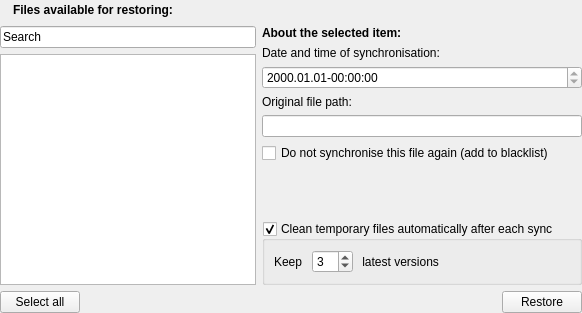
      <widget class="QWidget" name="page_2">
       <layout class="QGridLayout">
        <property name="margin">
         <number>0</number>
        </property>
        <item row="0" column="0" colspan="2">
         <layout class="QGridLayout">
          <item row="0" column="1">
           <widget class="QLabel" name="label">
            <property name="text">
             <string>&lt;b&gt;Files available for restoring:&lt;/b&gt;</string>
            </property>
           </widget>
          </item>
          <item row="0" column="0">
           <widget class="QLabel" name="label_5">
            <property name="pixmap">
             <pixmap resource="../resources.qrc">:/new/prefix1/images/Restore16.png</pixmap>
            </property>
           </widget>
          </item>
          <item row="0" column="2">
           <spacer>
            <property name="orientation">
             <enum>Qt::Horizontal</enum>
            </property>
            <property name="sizeHint" stdset="0">
             <size>
              <width>40</width>
              <height>20</height>
             </size>
            </property>
           </spacer>
          </item>
         </layout>
        </item>
        <item row="1" column="0">
         <layout class="QGridLayout">
          <item row="1" column="0">
           <widget class="ExtendedListWidget" name="restore_list">
            <property name="statusTip">
             <string>List of files available for restoring</string>
            </property>
           </widget>
          </item>
          <item row="2" column="0">
           <layout class="QGridLayout">
            <item row="0" column="0">
             <widget class="QPushButton" name="selTmpAllBtn">
              <property name="statusTip">
               <string>Select all temporary files</string>
              </property>
              <property name="text">
               <string>Select all</string>
              </property>
             </widget>
            </item>
            <item row="0" column="1">
             <spacer>
              <property name="orientation">
               <enum>Qt::Horizontal</enum>
              </property>
              <property name="sizeHint" stdset="0">
               <size>
                <width>40</width>
                <height>20</height>
               </size>
              </property>
             </spacer>
            </item>
           </layout>
          </item>
          <item row="0" column="0">
           <widget class="ExtendedLineEdit" name="restore_search">
            <property name="text">
             <string>Search</string>
            </property>
           </widget>
          </item>
         </layout>
        </item>
        <item row="1" column="1">
         <layout class="QGridLayout">
          <item row="5" column="0">
           <widget class="QLineEdit" name="path_of_syncfile">
            <property name="acceptDrops">
             <bool>false</bool>
            </property>
            <property name="statusTip">
             <string>Original file path</string>
            </property>
            <property name="readOnly">
             <bool>true</bool>
            </property>
           </widget>
          </item>
          <item row="6" column="0">
           <widget class="QCheckBox" name="to_black_list">
            <property name="statusTip">
             <string>Add file to blacklist</string>
            </property>
            <property name="text">
             <string>Do not synchronise this file again (add to blacklist)</string>
            </property>
           </widget>
          </item>
          <item row="2" column="0">
           <widget class="QLabel" name="label_3">
            <property name="text">
             <string>Date and time of synchronisation:</string>
            </property>
           </widget>
          </item>
          <item row="4" column="0">
           <widget class="QLabel" name="label_4">
            <property name="text">
             <string>Original file path:</string>
            </property>
           </widget>
          </item>
          <item row="1" column="0">
           <widget class="QLabel" name="label_2">
            <property name="text">
             <string>&lt;b&gt;About the selected item:&lt;/b&gt;</string>
            </property>
           </widget>
          </item>
          <item row="3" column="0">
           <widget class="QDateTimeEdit" name="date_of_sync">
            <property name="statusTip">
             <string>Date and time of synchronisation</string>
            </property>
            <property name="readOnly">
             <bool>true</bool>
            </property>
            <property name="displayFormat">
             <string>yyyy.MM.dd-hh:mm:ss</string>
            </property>
           </widget>
          </item>
          <item row="7" column="0">
           <spacer>
            <property name="orientation">
             <enum>Qt::Vertical</enum>
            </property>
            <property name="sizeHint" stdset="0">
             <size>
              <width>20</width>
              <height>40</height>
             </size>
            </property>
           </spacer>
          </item>
          <item row="11" column="0">
           <layout class="QGridLayout">
            <item row="0" column="1">
             <widget class="QPushButton" name="restore_files">
              <property name="statusTip">
               <string>Restore selected files</string>
              </property>
              <property name="text">
               <string>Restore</string>
              </property>
              <property name="icon">
               <iconset resource="../resources.qrc">
                <normaloff>:/new/prefix1/images/Restore.png</normaloff>:/new/prefix1/images/Restore.png</iconset>
              </property>
             </widget>
            </item>
            <item row="0" column="0">
             <spacer>
              <property name="orientation">
               <enum>Qt::Horizontal</enum>
              </property>
              <property name="sizeHint" stdset="0">
               <size>
                <width>40</width>
                <height>20</height>
               </size>
              </property>
             </spacer>
            </item>
           </layout>
          </item>
          <item row="8" column="0">
           <widget class="MTAdvancedGroupBox" name="restore_select_gb" native="true"/>
          </item>
          <item row="9" column="0">
           <widget class="MTAdvancedGroupBox" name="restore_clean_gb" native="true"/>
          </item>
          <item row="10" column="0">
           <widget class="QGroupBox" name="restore_clean_auto_gb">
            <property name="title">
             <string>Clean temporary files automatically after each sync</string>
            </property>
            <property name="checkable">
             <bool>true</bool>
            </property>
            <property name="checked">
             <bool>true</bool>
            </property>
            <layout class="QGridLayout" name="gridLayout8">
             <item row="0" column="0">
              <widget class="QLabel" name="keep_auto">
               <property name="text">
                <string>Keep </string>
               </property>
              </widget>
             </item>
             <item row="0" column="1">
              <widget class="QSpinBox" name="restore_clean_auto_files">
               <property name="minimum">
                <number>1</number>
               </property>
               <property name="value">
                <number>3</number>
               </property>
              </widget>
             </item>
             <item row="0" column="2">
              <widget class="QLabel" name="files_auto">
               <property name="text">
                <string> latest versions</string>
               </property>
              </widget>
             </item>
             <item row="0" column="3">
              <spacer name="horizontalSpacer">
               <property name="orientation">
                <enum>Qt::Horizontal</enum>
               </property>
               <property name="sizeHint" stdset="0">
                <size>
                 <width>40</width>
                 <height>20</height>
                </size>
               </property>
              </spacer>
             </item>
            </layout>
           </widget>
          </item>
         </layout>
        </item>
       </layout>
      </widget>
